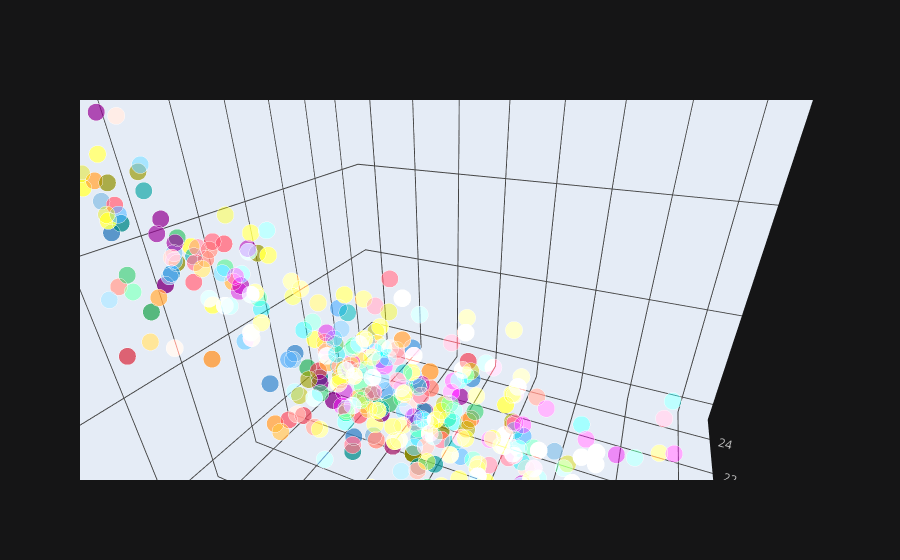

Notebook source saved alongside this figure:
### Code cell
df.iplot(x = 'mpg', y = 'acceleration', z = 'horsepower', kind = 'scatter3d')

### Figure 1 — Plotly figure (JSON) as saved in the notebook; plotly's stock layout.template omitted (floating-point values rounded to 4 significant figures; data arrays with more than 128 entries replaced by an {"elided": "..."} marker saying what was removed)
{"data": [{"marker": {"color": {"elided": "398 str values"}, "opacity": 0.8, "size": {"elided": "398 int values"}, "symbol": "circle"}, "mode": "markers", "text": {"elided": "398 str values"}, "type": "scatter3d", "x": {"elided": "398 float values"}, "y": {"elided": "398 float values"}, "z": {"elided": "398 int values"}}], "layout": {"autosize": true, "legend": {"bgcolor": "#151516", "font": {"color": "#D9D9D9"}}, "paper_bgcolor": "#151516", "plot_bgcolor": "#151516", "scene": {"aspectmode": "auto", "aspectratio": {"x": 1, "y": 1, "z": 1}, "camera": {"center": {"x": 0, "y": 0, "z": 0}, "eye": {"x": 0.2579, "y": -0.5877, "z": 0.3227}, "projection": {"type": "perspective"}, "up": {"x": 0, "y": 0, "z": 1}}, "xaxis": {"gridcolor": "#434343", "showgrid": true, "tickfont": {"color": "#C2C2C2"}, "title": {"font": {"color": "#D9D9D9"}, "text": ""}, "type": "linear", "zerolinecolor": "#666570"}, "yaxis": {"gridcolor": "#434343", "showgrid": true, "tickfont": {"color": "#C2C2C2"}, "title": {"font": {"color": "#D9D9D9"}, "text": ""}, "type": "linear", "zerolinecolor": "#666570"}, "zaxis": {"gridcolor": "#434343", "showgrid": true, "tickfont": {"color": "#C2C2C2"}, "title": {"font": {"color": "#D9D9D9"}, "text": ""}, "type": "linear", "zerolinecolor": "#666570"}}, "title": {"font": {"color": "#D9D9D9"}}}}
